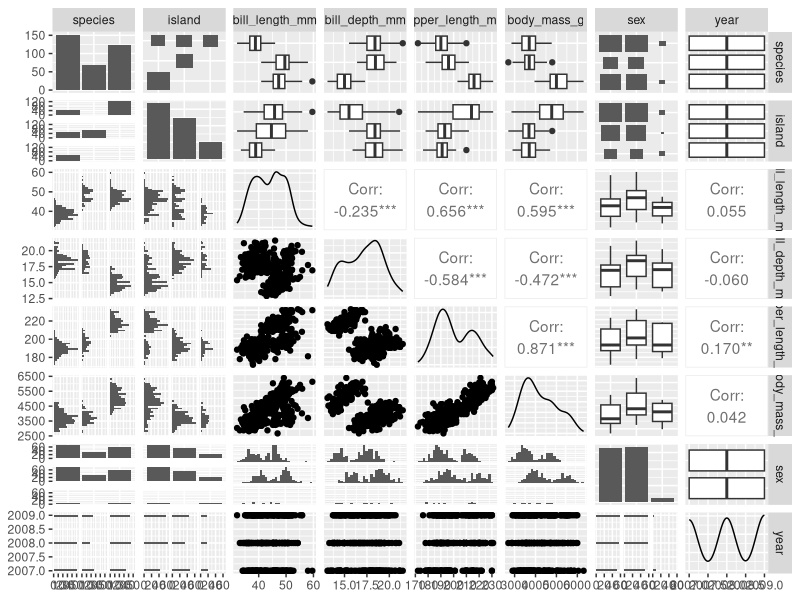
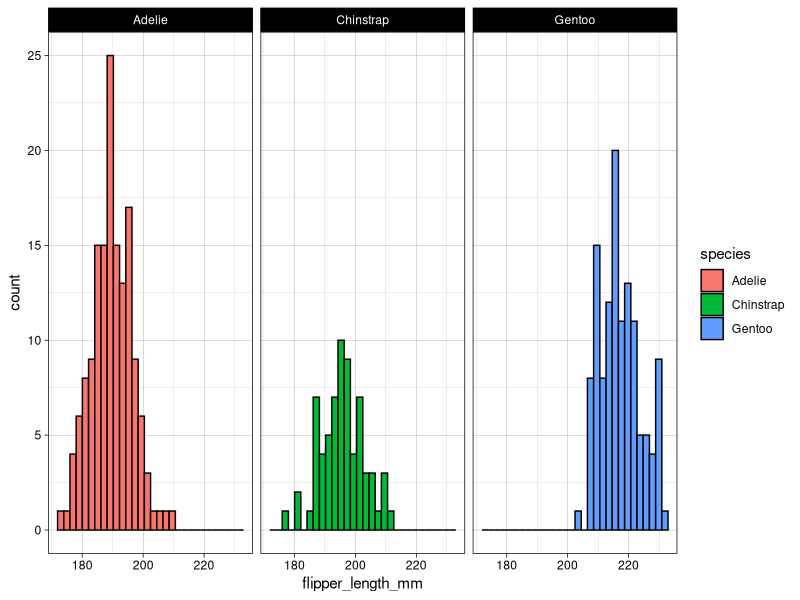
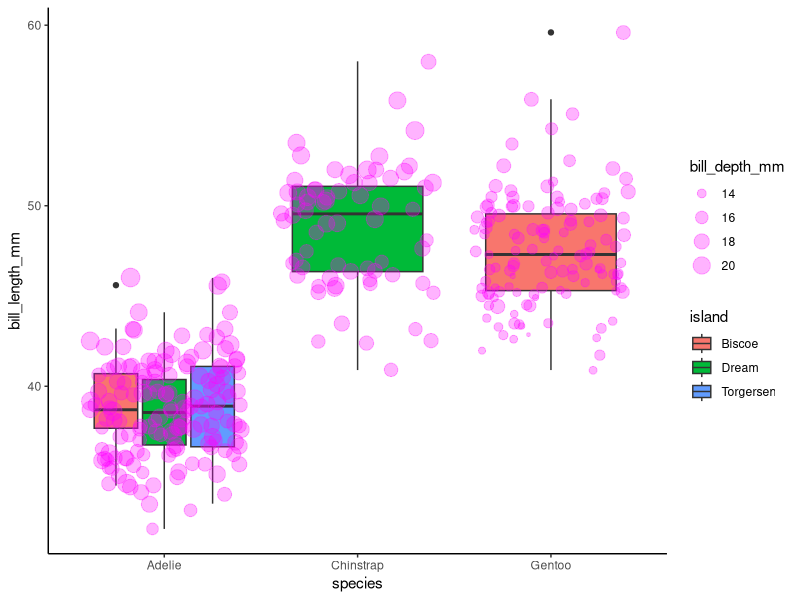

R code for these plots, in order:
## ---- chunk 1
library(palmerpenguins)
library(GGally)
library(skimr)
library(tidyverse)
## ---- chunk 2
names(penguins) #variable names
dim(penguins) #dimensions of data
summary(penguins) #summary stats
head(penguins) #first 6 lines
## ---- chunk 3
skim(penguins)
## ---- chunk 4
GGally::ggpairs(penguins)
## ---- chunk 5
ggplot(data = penguins, aes(flipper_length_mm)) +
  geom_histogram(aes(fill = species), color = "black") +
  facet_wrap(~ species) +
  theme_linedraw()
## ---- chunk 6
ggplot(penguins, aes(species, bill_length_mm)) +
  geom_boxplot(aes(fill = island)) +
  geom_jitter(color = "magenta", alpha = 0.3, aes(size = bill_depth_mm)) +
  theme_classic()
## ---- chunk 7
ggplot
